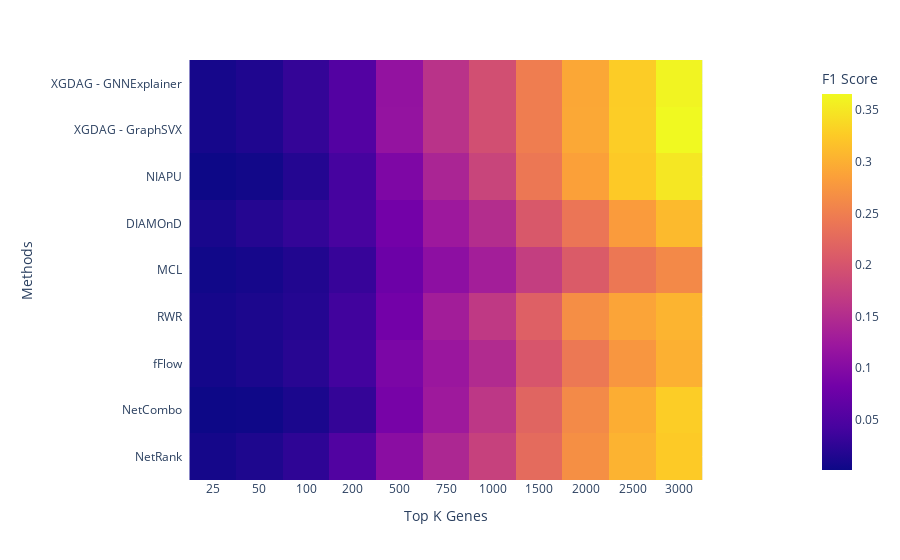
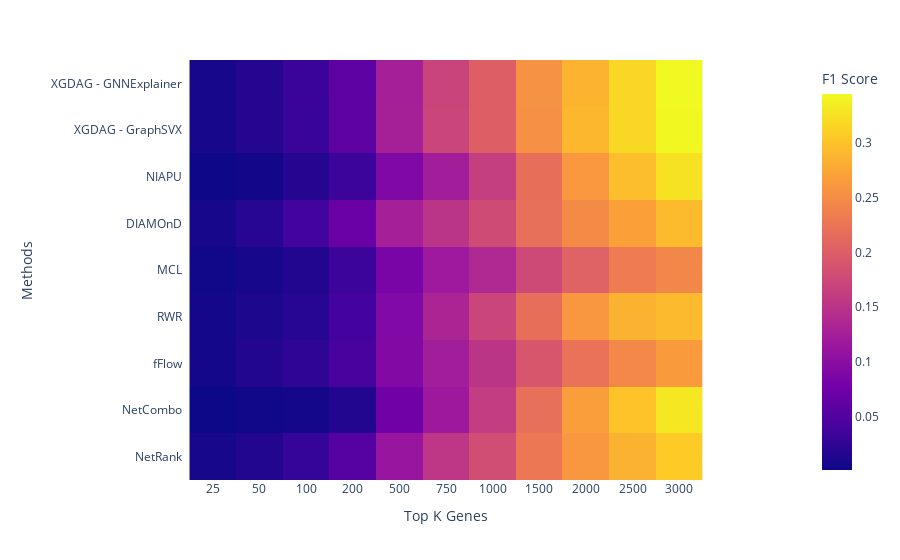
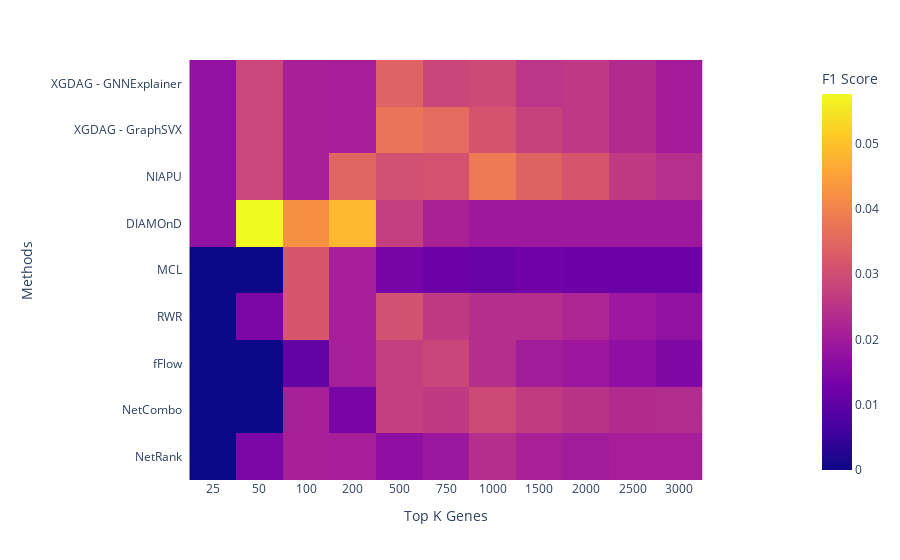
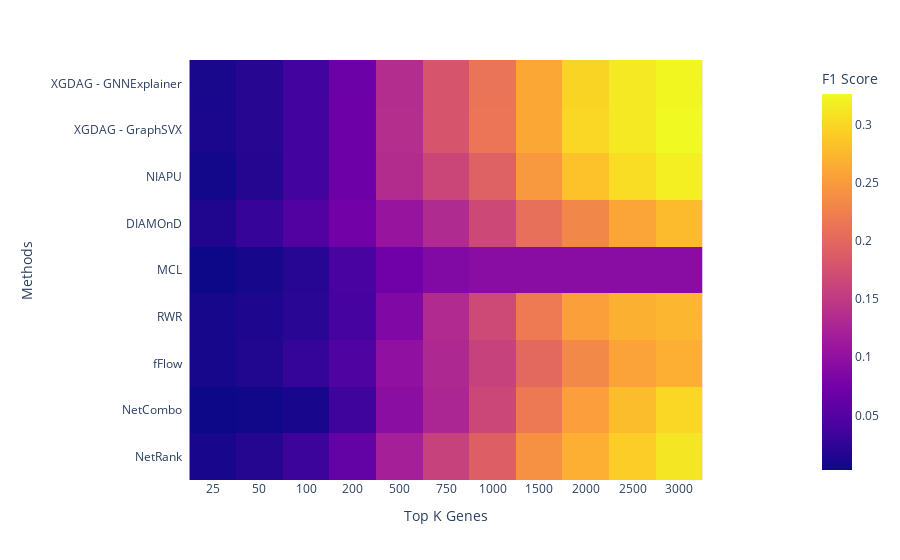

Write notebook code for charts like these, in order.
### Code cell
format = 'eps'
metric = 'F1'

DISEASE_NAMES.append(DISEASE_NAMES[0])

for DISEASE_NAME in DISEASE_NAMES:
    data = []
    print(DISEASE_NAME)

    for METHOD in COMPARE_METHODS:
        data.append(disease_method_metric_d[DISEASE_NAME][METHOD][metric])
        
    fig = px.imshow(data,
            labels=dict(x='Top K Genes', y='Methods', color='F1 Score'),
            x = [str(x) for x in ratios_to_validate],
            y = COMPARE_METHODS)
    
    fig.update_layout(coloraxis_colorbar_x=1)
    fig.update_yaxes(ticksuffix = "  ")

    fig.show()
    pio.write_image(fig, 'Images/'+format.upper()+'/'+DISEASE_NAME+'_'+metric+'.'+format, scale=1)

### Figure 1 — Plotly figure (JSON) as saved in the notebook; plotly's stock layout.template omitted (floating-point values rounded to 4 significant figures)
{"data": [{"coloraxis": "coloraxis", "hovertemplate": "Top K Genes: %{x}<br>Methods: %{y}<br>F1 Score: %{z}<extra></extra>", "name": "0", "type": "heatmap", "x": ["25", "50", "100", "200", "500", "750", "1000", "1500", "2000", "2500", "3000"], "xaxis": "x", "y": ["XGDAG - GNNExplainer", "XGDAG - GraphSVX", "NIAPU", "DIAMOnD", "MCL", "RWR", "fFlow", "NetCombo", "NetRank"], "yaxis": "y", "z": [[0.007823, 0.01401, 0.02891, 0.05371, 0.1142, 0.1586, 0.1932, 0.2489, 0.292, 0.3268, 0.3613], [0.007823, 0.01401, 0.02891, 0.05408, 0.1152, 0.1586, 0.1932, 0.2489, 0.2929, 0.3279, 0.3657], [0.001173, 0.00506, 0.01773, 0.04198, 0.09377, 0.1401, 0.1804, 0.242, 0.2861, 0.3245, 0.3504], [0.009388, 0.0183, 0.02853, 0.04349, 0.08304, 0.124, 0.1511, 0.2046, 0.2398, 0.2807, 0.3103], [0.004303, 0.007785, 0.01542, 0.03101, 0.07695, 0.1079, 0.1314, 0.1721, 0.2082, 0.2422, 0.2616], [0.007432, 0.01207, 0.01773, 0.03782, 0.08304, 0.1305, 0.1656, 0.2143, 0.2666, 0.2891, 0.3044], [0.006259, 0.01129, 0.02043, 0.03971, 0.09055, 0.1209, 0.1482, 0.2016, 0.2427, 0.2749, 0.3007], [0.001173, 0.002725, 0.01079, 0.02874, 0.08661, 0.1257, 0.1626, 0.2198, 0.2619, 0.2981, 0.3281], [0.007041, 0.01323, 0.02429, 0.05144, 0.1049, 0.1425, 0.1761, 0.2277, 0.2678, 0.3036, 0.3249]]}], "layout": {"coloraxis": {"colorbar": {"title": {"text": "F1 Score"}, "x": 1}, "colorscale": [[0, "#0d0887"], [0.1111, "#46039f"], [0.2222, "#7201a8"], [0.3333, "#9c179e"], [0.4444, "#bd3786"], [0.5556, "#d8576b"], [0.6667, "#ed7953"], [0.7778, "#fb9f3a"], [0.8889, "#fdca26"], [1, "#f0f921"]]}, "margin": {"t": 60}, "xaxis": {"anchor": "y", "constrain": "domain", "domain": [0, 1], "scaleanchor": "y", "title": {"text": "Top K Genes"}}, "yaxis": {"anchor": "x", "autorange": "reversed", "constrain": "domain", "domain": [0, 1], "ticksuffix": "  ", "title": {"text": "Methods"}}}}

### Figure 2 — Plotly figure (JSON) as saved in the notebook; plotly's stock layout.template omitted (floating-point values rounded to 4 significant figures)
{"data": [{"coloraxis": "coloraxis", "hovertemplate": "Top K Genes: %{x}<br>Methods: %{y}<br>F1 Score: %{z}<extra></extra>", "name": "0", "type": "heatmap", "x": ["25", "50", "100", "200", "500", "750", "1000", "1500", "2000", "2500", "3000"], "xaxis": "x", "y": ["XGDAG - GNNExplainer", "XGDAG - GraphSVX", "NIAPU", "DIAMOnD", "MCL", "RWR", "fFlow", "NetCombo", "NetRank"], "yaxis": "y", "z": [[0.008299, 0.01747, 0.03164, 0.06039, 0.1255, 0.1696, 0.2011, 0.2548, 0.2872, 0.3174, 0.3445], [0.008299, 0.01747, 0.03116, 0.06039, 0.1264, 0.1709, 0.2015, 0.2534, 0.2899, 0.3168, 0.343], [0.002441, 0.005337, 0.01726, 0.03324, 0.09055, 0.1228, 0.1632, 0.2193, 0.2615, 0.2958, 0.3261], [0.007322, 0.01844, 0.03739, 0.07022, 0.126, 0.1501, 0.1774, 0.2197, 0.2477, 0.2693, 0.2933], [0.004393, 0.008248, 0.01582, 0.03277, 0.08399, 0.1178, 0.1368, 0.177, 0.2039, 0.2325, 0.2443], [0.005858, 0.01116, 0.01822, 0.03839, 0.09099, 0.1315, 0.1711, 0.219, 0.2599, 0.2851, 0.2919], [0.006834, 0.01553, 0.02397, 0.04167, 0.09186, 0.1224, 0.1518, 0.1913, 0.2223, 0.2459, 0.2641], [0.001464, 0.003396, 0.006232, 0.01592, 0.07524, 0.1174, 0.1609, 0.2197, 0.2665, 0.2998, 0.3309], [0.007811, 0.01601, 0.02828, 0.05384, 0.112, 0.1535, 0.1814, 0.2279, 0.2605, 0.2848, 0.3066]]}], "layout": {"coloraxis": {"colorbar": {"title": {"text": "F1 Score"}, "x": 1}, "colorscale": [[0, "#0d0887"], [0.1111, "#46039f"], [0.2222, "#7201a8"], [0.3333, "#9c179e"], [0.4444, "#bd3786"], [0.5556, "#d8576b"], [0.6667, "#ed7953"], [0.7778, "#fb9f3a"], [0.8889, "#fdca26"], [1, "#f0f921"]]}, "margin": {"t": 60}, "xaxis": {"anchor": "y", "constrain": "domain", "domain": [0, 1], "scaleanchor": "y", "title": {"text": "Top K Genes"}}, "yaxis": {"anchor": "x", "autorange": "reversed", "constrain": "domain", "domain": [0, 1], "ticksuffix": "  ", "title": {"text": "Methods"}}}}

### Figure 3 — Plotly figure (JSON) as saved in the notebook; plotly's stock layout.template omitted (floating-point values rounded to 4 significant figures)
{"data": [{"coloraxis": "coloraxis", "hovertemplate": "Top K Genes: %{x}<br>Methods: %{y}<br>F1 Score: %{z}<extra></extra>", "name": "0", "type": "heatmap", "x": ["25", "50", "100", "200", "500", "750", "1000", "1500", "2000", "2500", "3000"], "xaxis": "x", "y": ["XGDAG - GNNExplainer", "XGDAG - GraphSVX", "NIAPU", "DIAMOnD", "MCL", "RWR", "fFlow", "NetCombo", "NetRank"], "yaxis": "y", "z": [[0.01754, 0.02878, 0.02116, 0.02076, 0.03396, 0.02861, 0.02938, 0.02517, 0.02585, 0.02317, 0.02007], [0.01754, 0.02878, 0.02116, 0.02076, 0.03735, 0.03576, 0.03122, 0.02769, 0.02585, 0.02317, 0.02007], [0.01754, 0.02878, 0.02116, 0.0346, 0.03056, 0.03099, 0.03857, 0.03398, 0.03159, 0.02626, 0.02396], [0.01754, 0.05755, 0.04233, 0.04844, 0.02716, 0.02145, 0.01946, 0.01946, 0.01946, 0.01946, 0.01946], [0, 0, 0.03175, 0.02076, 0.01358, 0.01192, 0.01102, 0.01259, 0.01172, 0.01172, 0.01172], [0, 0.01439, 0.03175, 0.02076, 0.03056, 0.02622, 0.02388, 0.02391, 0.02202, 0.01931, 0.01748], [0, 0, 0.01058, 0.02076, 0.02716, 0.02861, 0.02388, 0.02014, 0.01915, 0.01699, 0.01489], [0, 0, 0.02116, 0.01384, 0.02716, 0.02622, 0.02938, 0.02643, 0.02489, 0.02317, 0.02331], [0, 0.01439, 0.02116, 0.02076, 0.01698, 0.01907, 0.02388, 0.0214, 0.02011, 0.02086, 0.02072]]}], "layout": {"coloraxis": {"colorbar": {"title": {"text": "F1 Score"}, "x": 1}, "colorscale": [[0, "#0d0887"], [0.1111, "#46039f"], [0.2222, "#7201a8"], [0.3333, "#9c179e"], [0.4444, "#bd3786"], [0.5556, "#d8576b"], [0.6667, "#ed7953"], [0.7778, "#fb9f3a"], [0.8889, "#fdca26"], [1, "#f0f921"]]}, "margin": {"t": 60}, "xaxis": {"anchor": "y", "constrain": "domain", "domain": [0, 1], "scaleanchor": "y", "title": {"text": "Top K Genes"}}, "yaxis": {"anchor": "x", "autorange": "reversed", "constrain": "domain", "domain": [0, 1], "ticksuffix": "  ", "title": {"text": "Methods"}}}}

### Figure 4 — Plotly figure (JSON) as saved in the notebook; plotly's stock layout.template omitted (floating-point values rounded to 4 significant figures)
{"data": [{"coloraxis": "coloraxis", "hovertemplate": "Top K Genes: %{x}<br>Methods: %{y}<br>F1 Score: %{z}<extra></extra>", "name": "0", "type": "heatmap", "x": ["25", "50", "100", "200", "500", "750", "1000", "1500", "2000", "2500", "3000"], "xaxis": "x", "y": ["XGDAG - GNNExplainer", "XGDAG - GraphSVX", "NIAPU", "DIAMOnD", "MCL", "RWR", "fFlow", "NetCombo", "NetRank"], "yaxis": "y", "z": [[0.01061, 0.01931, 0.03691, 0.06951, 0.1355, 0.1802, 0.2134, 0.2617, 0.2984, 0.3142, 0.3241], [0.0112, 0.01931, 0.03691, 0.07119, 0.1365, 0.1807, 0.2147, 0.2613, 0.2996, 0.3142, 0.3266], [0.005894, 0.01755, 0.03691, 0.07063, 0.1344, 0.1642, 0.1932, 0.2477, 0.2839, 0.305, 0.3191], [0.01474, 0.02926, 0.04844, 0.07567, 0.1065, 0.1331, 0.1671, 0.2087, 0.2321, 0.259, 0.2783], [0.002947, 0.009362, 0.01903, 0.04092, 0.07342, 0.08888, 0.09421, 0.09421, 0.09421, 0.09421, 0.09421], [0.008842, 0.01346, 0.02076, 0.03868, 0.08687, 0.1321, 0.1676, 0.2194, 0.2548, 0.2693, 0.2736], [0.008842, 0.0158, 0.02826, 0.04596, 0.1003, 0.1302, 0.1593, 0.2021, 0.2344, 0.257, 0.2682], [0.002947, 0.004681, 0.009804, 0.03475, 0.09669, 0.1277, 0.1653, 0.2177, 0.2537, 0.2798, 0.3003], [0.01002, 0.01814, 0.0323, 0.06222, 0.1194, 0.1593, 0.1914, 0.2412, 0.2679, 0.2931, 0.3122]]}], "layout": {"coloraxis": {"colorbar": {"title": {"text": "F1 Score"}, "x": 1}, "colorscale": [[0, "#0d0887"], [0.1111, "#46039f"], [0.2222, "#7201a8"], [0.3333, "#9c179e"], [0.4444, "#bd3786"], [0.5556, "#d8576b"], [0.6667, "#ed7953"], [0.7778, "#fb9f3a"], [0.8889, "#fdca26"], [1, "#f0f921"]]}, "margin": {"t": 60}, "xaxis": {"anchor": "y", "constrain": "domain", "domain": [0, 1], "scaleanchor": "y", "title": {"text": "Top K Genes"}}, "yaxis": {"anchor": "x", "autorange": "reversed", "constrain": "domain", "domain": [0, 1], "ticksuffix": "  ", "title": {"text": "Methods"}}}}
